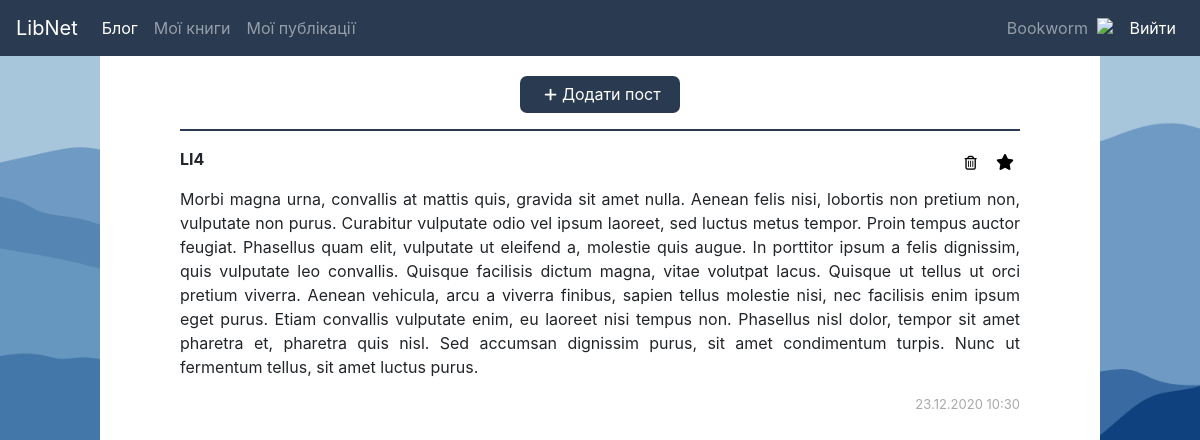
/posts (signed in), run on an earlier commit of the app's database.
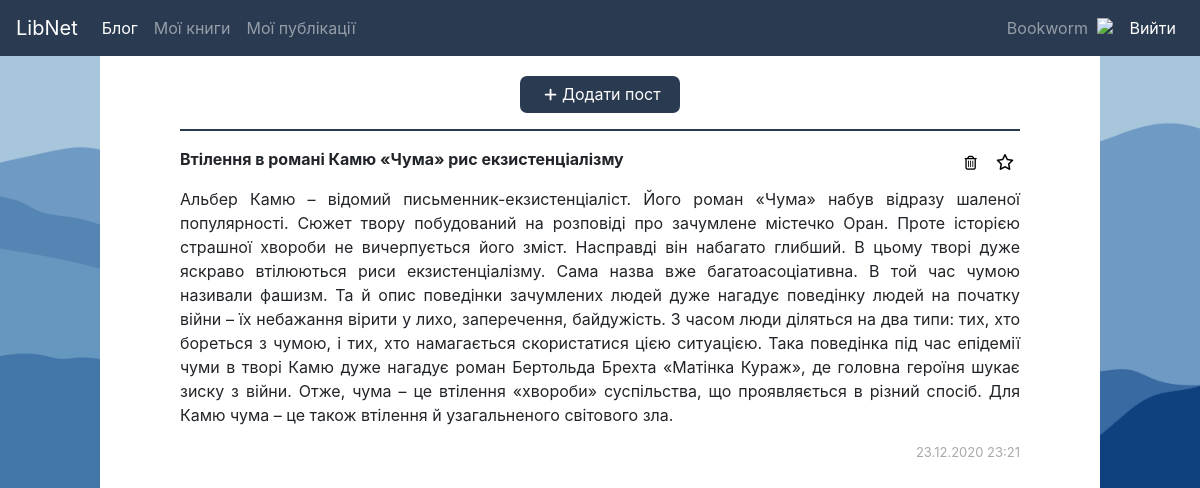
And on a later commit of the database.
### sn/db.py (models this page shows)
class User(db.Model):
	id = db.Column(db.Integer, primary_key=True)
	username = db.Column(db.String(80), nullable=False, unique = True)
	name = db.Column(db.String(80), nullable=False)
	birth_date = db.Column(db.DateTime, nullable=False)
	email = db.Column(db.String(80), unique=True, nullable=False)
	password = db.Column(db.String(80), nullable=False)
	avatar = db.Column(db.String(100))

class Post(db.Model):
	id = db.Column(db.Integer, primary_key=True)
	author_id = db.Column(db.Integer, db.ForeignKey('user.id'), nullable=False)
	author = db.relationship('User',  foreign_keys = "Post.author_id")
	title = db.Column(db.String(80), nullable=False)
	body = db.Column(db.Text, nullable=False)
	date = db.Column(db.String(80), nullable=False)
	likes = db.Column(db.String(100))
	is_favorite = db.Column(db.Boolean, default=False)

### sn/index.py (the view)
@app.route('/posts', methods=('GET', 'POST'))
def posts():
	get_user()
	p = None
	if g.user is not None:
		p = Post.query.filter_by(author_id=g.user.id)
		print(p.all())
	return render_template('posts.html', posts=p)

### sn/index.py (called while the page is built)
def get_user():
	user_id = session.get('user_id')
	if user_id is None:
		g.user = None
	else:
		g.user = User.query.filter_by(id=user_id).first()
	return g.user

### sn/templates/posts.html (shortened to what this page needs)
<!doctype html>
<html>
    <head>
        <link rel="stylesheet" href="https://maxcdn.bootstrapcdn.com/bootstrap/4.0.0/css/bootstrap.min.css">
        <link rel="stylesheet" href="../static/css/style.css">
    </head>
    <body>
        {% include 'navbar.html' %}
        {% if g.user %}
        <div style="max-width: 1000px; margin: auto; background-color: white; padding-right: 80px; padding-left: 80px; margin-top: 0; min-height: 92vh; padding-top: 10px; padding-bottom: 15px;">
        <form>
        <button formaction="{{ url_for('add_post') }}" id="add-quote-button" class="add-quote-button" style="margin: auto; display: block; margin-top: 10px;"><i class="fas fa-plus" style="margin: 5px; font-size: 0.9rem;"></i>Додати пост</button>
        </form>
          {% if posts.first() %}
            <ul class="posts" style="padding: 0px;">
                {% for post in posts|reverse %}
                <hr style="border-top: 2px solid #2A3A51">
                    <li class="post" style="padding: 0px; list-style: none;">
                        <div style="display: flex; justify-content: space-between;">
                        <p><b>{{ post.title }}</b></p>
                        <form method="post">
                    <button class="edit-delete-button delete-post" formaction="{{ url_for('delete_post', id=post.id) }}" ><i class="far fa-trash-alt" style="margin-right: -70px;"></i></button>
                            {%  if post.is_favorite %}
                <button formaction="{{ url_for('add_post_to_favorites', id=post.id) }}" style="border: 0; background-color: transparent;"><i class="fas fa-star"></i></button>
                    {%  else %}
                <button formaction="{{ url_for('add_post_to_favorites', id=post.id) }}" style="border: 0; background-color: transparent;"><i class="far fa-star"></i></button>
                    {%  endif %}
                    </form>
                        </div>
                    <p style="text-align: justify;">{{ post.body }}</p>
                    <p style="text-align: right; color: darkgray; font-size: 13px;">{{ post.date }}</p>
                    </li>
                {% endfor %}
            </ul>
          {% else %}
            <hr>
            <div style="margin-top: 20px; text-align: center;">У Вас поки що немає власних публікацій.</div>
          {% endif %}
        {% else %}
            <hr>
          <div>Увійдіть в аккаунт, щоб побачити свої пости.</div>
        {% endif %}
        </div>
    </body>
</html>

### sn/templates/navbar.html (shortened to what this page needs)
<!doctype html>
<html>
<head>
    <link rel="stylesheet" href="../static/css/style.css">
<link rel="stylesheet" href="https://maxcdn.bootstrapcdn.com/bootstrap/4.0.0/css/bootstrap.min.css">
</head>
<body>
<nav class="navbar navbar-expand-lg navbar-dark" style="background-color: #2A3A51;">
  <a class="navbar-brand" href="{{ url_for('index') }}">LibNet</a>
  <div  class="collapse navbar-collapse" id="navbarSupportedContent">
      {% if g.user %}
    <ul class="navbar-nav mr-auto">
      <li class="nav-item active">
        <a class="nav-link" href="{{ url_for('blog') }}">Блог<span class="sr-only">(current)</span></a>
      </li>
      <li class="nav-item">
        <a class="nav-link" href="{{ url_for('books') }}">Мої книги</a>
      </li>
        <li class="nav-item">
        <a class="nav-link" href="{{ url_for('posts') }}">Мої публікації</a>
      </li>
    </ul>
      {% endif %}
      <ul class="navbar-nav">
      {% if g.user %}
        <li class="nav-item">
        <a class="nav-link" href="{{ url_for('my_profile') }}" style="height: 40px;">
            {{ g.user.username }}
            {% if g.user.avatar %}
            <img src="{{ g.user.avatar }}" style="height: 40px; margin-top: -8px; margin-left: 5px;">
            {% endif %}
            </a>
        </li>
        <li class="nav-item">
        <a style="color: white" class="nav-link" href="{{ url_for('logout') }}">Вийти</a>
        </li>
     {% endif %}
    </ul>
  </div>
</nav>
    </body>
</html>

### sn/static/css/style.css (style rules this page uses)
a { color: #000; text-decoration: none; }
.nav-link { color: black; }
.add-class-button, .edit-delete-button, .add-quote-button { background-color: #2A3A51; color: white; width: 160px; height: 37px; border-radius: 7px; margin: auto; border-color: transparent; margin: 1px 0 1px 0; }
.edit-delete-button { width: 100px; height: 28px; font-size: 14px; }
.edit-delete-button.delete-post { color: black; background-color: inherit; }

### sn/templates/navbar.html (style rules this page uses)
.navbar { position: sticky; left: 0; }

### sn/templates/posts.html (style rules this page uses)
body { background-image: url("../static/img/17.png");; background-attachment: fixed; background-repeat: no-repeat; background-size: cover; }

What changed in the data, as far as the page shows it:
changed Post: title "LI4" → "Втілення в романі Камю «Чума» рис екзистенціалізму"; is_favorite True → False (drawn); body "Morbi magna urna, convallis at mattis quis, gravida sit amet nulla. Aenean felis nisi, lobortis non pretium non, vulputate non purus. Curabitur vulputate odio vel ipsum laoreet, sed luctus metus tempor. Proin tempus auctor feugiat. Phasellus quam elit, vulputate ut eleifend a, molestie quis augue. In porttitor ipsum a felis dignissim, quis vulputate leo convallis. Quisque facilisis dictum magna, vitae volutpat lacus. Quisque ut tellus ut orci pretium viverra. Aenean vehicula, arcu a viverra finibus, sapien tellus molestie nisi, nec facilisis enim ipsum eget purus. Etiam convallis vulputate enim, eu laoreet nisi tempus non. Phasellus nisl dolor, tempor sit amet pharetra et, pharetra quis…" → "Альбер Камю – відомий письменник-екзистенціаліст. Його роман «Чума» набув відразу шаленої популярності. Сюжет твору побудований на розповіді про зачумлене містечко Оран. Проте історією страшної хвороби не вичерпується його зміст. Насправді він набагато глибший. В цьому творі дуже яскраво втілюються риси екзистенціалізму. Сама назва вже багатоасоціативна. В той час чумою називали фашизм. Та й опис поведінки зачумлених людей дуже нагадує поведінку людей на початку війни – їх небажання вірити у лихо, заперечення, байдужість. З часом люди діляться на два типи: тих, хто бореться з чумою, і тих, хто намагається скористатися цією ситуацією. Така поведінка під час епідемії чуми в творі Камю дуже…"; date "23.12.2020 10:30" → "23.12.2020 23:21"
